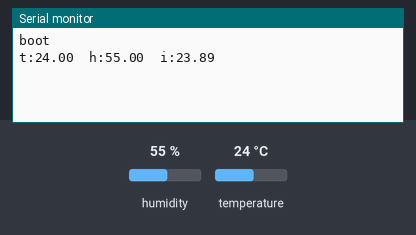
Bench run of a sketch on a simulated Arduino Uno, built with avr-gcc and run on an emulated ATmega328P. On the bench: the last lines printed to the serial monitor. Inputs (shaded band) come from the test bench; at power-on: humidity 55 %, temperature 24 °C.

Above: at 4.8 s.
4.9 s: humidity set to 22 %
At 7.3 s:
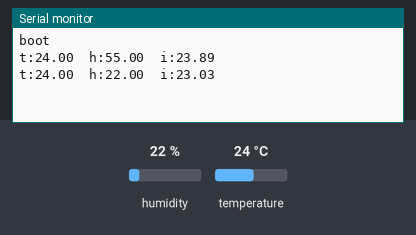
7.9 s: temperature set to 12 °C
At 8.5 s:
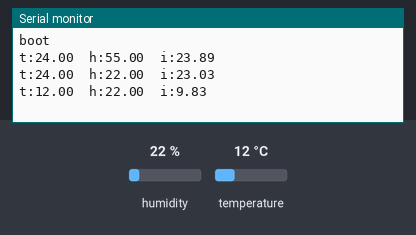
10.9 s: humidity set to 40 %
At 13.3 s:
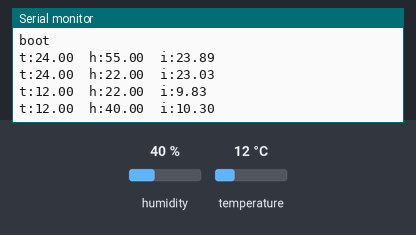
Timing chart, 0 to 14.8 s (numbered marks = the images above; inputs shaded):
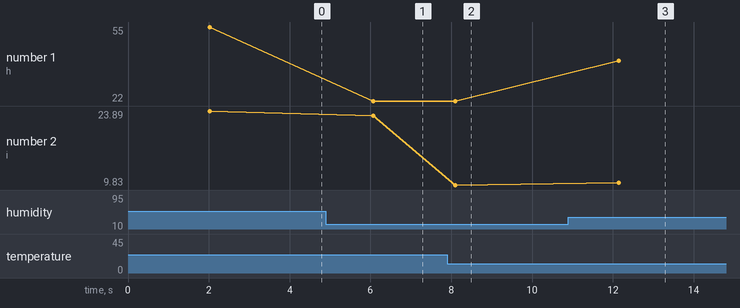

Measured:
- after the input at 4.9 s, the serial monitor: prints a new line after 1.2 s (image 1)
- after the input at 7.9 s, the serial monitor: prints a new line after 0.20 s (image 2)
- after the input at 10.9 s, the serial monitor: prints a new line after 1.2 s (image 3)
- plotted number 1: 55 → 22 after the input at 4.9 s, 22 → 40 after the input at 10.9 s
- plotted number 2: 23.89 → 23.03 after the input at 4.9 s, 23.03 → 9.83 after the input at 7.9 s, 9.83 → 10.3 after the input at 10.9 s

The sketch:

Mosquittoes.ino
```cpp
/*
 * INF471C - Connected Objects and the Internet of Things (IoT)
 * MQTT: Trapping mosquitoes
 * Ilja Tihhanovski
 *
 * Code partly taken from example testing sketch for various DHT humidity/temperature sensors
 * Created by Pi BOTS MakerHub
 * See https://create.arduino.cc/projecthub/pibots555/how-to-connect-dht11-sensor-with-arduino-uno-f4d239
 */

#include "DHT.h"

#define DHTPIN 2        // Pin connected to the DHT sensor
#define DHTTYPE DHT11   // DHT 11
#define MAX_DELAY 10000

DHT dht(DHTPIN, DHTTYPE);

// Here we store values obtained from the sensor
float humidity;
float temperature;
float heatIndex;


unsigned long time;

void setup() {
  Serial.begin(9600);
  Serial.println("boot");

  dht.begin();
  time = 0;
}


void loop() {
  delay(2000);  // Could be replaced with watchdog timer and sleeping mode to save energy

  // Read temperature and humidity
  float h = dht.readHumidity();
  // Read temperature as Celsius (the default)
  float t = dht.readTemperature();

  // Check if any reads failed
  if (isnan(h) || isnan(t)) {
    Serial.println("fail");
    return;
  }

  // Compute heat index in Celsius
  float hic = dht.computeHeatIndex(t, h, false);

  // If any of readings canged or long time passed after last data sent
  if((humidity != h) || (temperature != t) || (heatIndex != hic) || (time < millis()))
  {
    time = millis() + MAX_DELAY;        // Set next last time to send readings
    humidity = h;                       // Save the values
    temperature = t;
    heatIndex = hic;

    // Output data to Serial
    Serial.print("t:");
    Serial.print(temperature);
    Serial.print("\th:");
    Serial.print(humidity);
    Serial.print("\ti:");
    Serial.println(heatIndex);
  }
}
```
